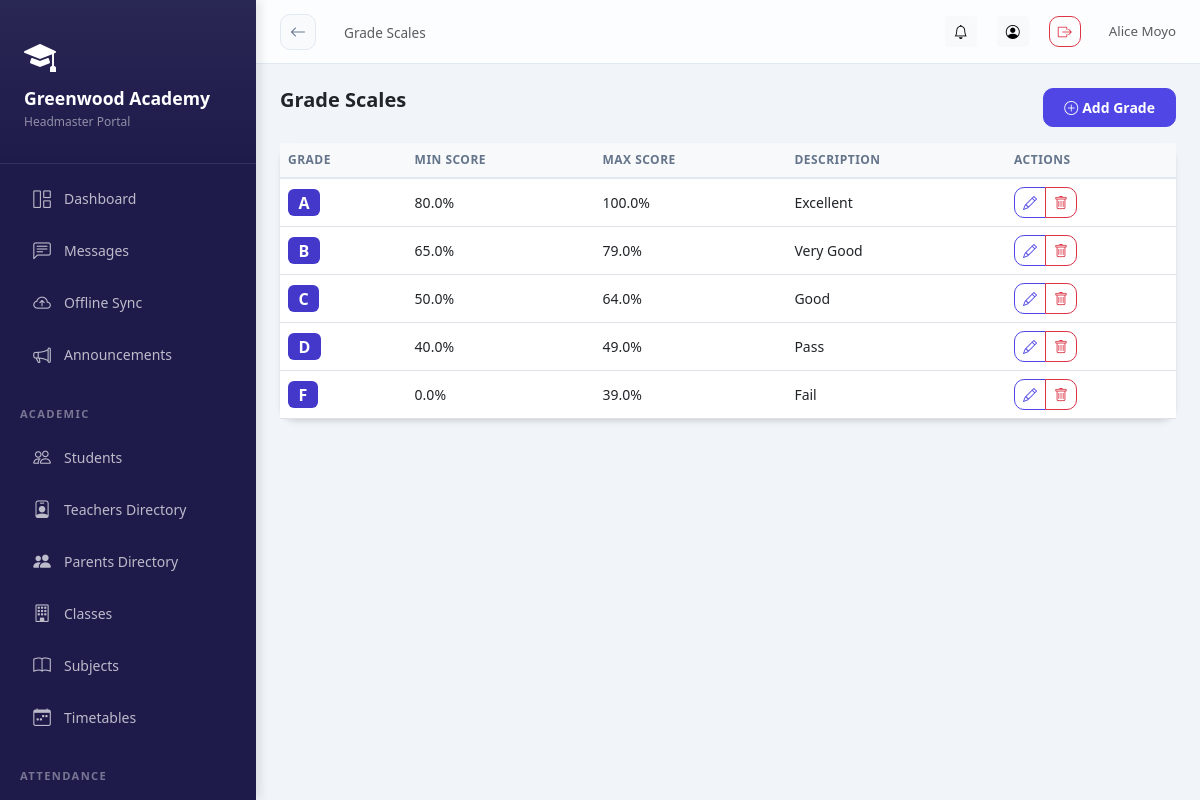
/results/grade-scales/ (signed in), run on the app's committed database.
### schools/models.py (models this page shows, shortened)
class School(models.Model):
    STATUS_CHOICES = [
        ('pending', 'Pending Approval'),
        ('active', 'Active'),
        ('suspended', 'Suspended'),
        ('rejected', 'Rejected'),
    ]
    name = models.CharField(max_length=200)
    subdomain = models.CharField(max_length=50, unique=True, db_index=True)
    email = models.EmailField()
    phone = models.CharField(max_length=20, blank=True)
    address = models.TextField(blank=True)
    logo = models.ImageField(upload_to='school_logos/', blank=True, null=True)
    theme_color = models.CharField(max_length=7, default='#4F46E5', help_text='Hex color code')
    motto = models.CharField(max_length=200, blank=True)
    status = models.CharField(max_length=20, choices=STATUS_CHOICES, default='pending')
    is_demo = models.BooleanField(default=False)
    created_at = models.DateTimeField(auto_now_add=True)
    updated_at = models.DateTimeField(auto_now=True)
    is_deleted = models.BooleanField(default=False)
    parent_registration_enabled = models.BooleanField(default=True)
    registration_token = models.CharField(max_length=100, unique=True, blank=True, null=True)
    subscription_active = models.BooleanField(default=False)
    subscription_expires = models.DateTimeField(null=True, blank=True)
    GRADING_SYSTEM_CHOICES = [
        ('system', 'System Grading (Default: 30% CA, 70% Exam)'),
        ('custom_weights', 'Custom CA/Exam Weights'),
        ('multiple_components', 'Multiple Assessment Components'),
        ('subject_specific', 'Subject-Specific Grading'),
    ]
    grading_system = models.CharField(
        max_length=30,
        choices=GRADING_SYSTEM_CHOICES,
        default='system',
        help_text='Choose the grading system for your school'
    )
    ca_weight = models.FloatField(
        default=30.0,
        help_text='Weight percentage for Continuous Assessment (CA)',
        validators=[MinValueValidator(0), MaxValueValidator(100)]
    )
    exam_weight = models.FloatField(
        default=70.0,
        help_text='Weight percentage for Exam',
        validators=[MinValueValidator(0), MaxValueValidator(100)]
    )
    class Meta:
        ordering = ['-created_at']

class SchoolUser(SyncBaseModel):
    ROLE_CHOICES = [
        ('headmaster', 'Headmaster'),
        ('admin', 'School Admin'),
        ('teacher', 'Teacher'),
        ('student', 'Student'),
        ('parent', 'Parent'),
    ]
    user = models.ForeignKey(User, on_delete=models.CASCADE, related_name='school_memberships')
    school = models.ForeignKey(School, on_delete=models.CASCADE, related_name='members', db_index=True)
    role = models.CharField(max_length=20, choices=ROLE_CHOICES, db_index=True)
    is_active = models.BooleanField(default=True, db_index=True)
    signature = models.ImageField(upload_to='signatures/', blank=True, null=True)
    class Meta:
        unique_together = ['user', 'school']

### results/models.py (models this page shows, shortened)
class GradeScale(SyncBaseModel):
    school = models.ForeignKey('schools.School', on_delete=models.CASCADE, related_name='grade_scales')
    grade = models.CharField(max_length=5)  # A, B, C, etc.
    min_score = models.FloatField()
    max_score = models.FloatField()
    description = models.CharField(max_length=50)  # Excellent, Good, etc.
    objects = TenantManager()
    all_objects = models.Manager()
    class Meta:
        ordering = ['-min_score']

### results/views.py (the view)
# urls.py: path('grade-scales/', views.GradeScaleListView.as_view(), name='grade_scale_list'),
@method_decorator(login_required, name='dispatch')
class GradeScaleListView(ListView):
    model = GradeScale
    template_name = 'results/grade_scale_list.html'
    context_object_name = 'grade_scales'
    def get_queryset(self):
        return GradeScale.objects.filter(school=self.request.school)

### core/models.py (called while the page is built)
    def get_queryset(self):
        queryset = super().get_queryset()
        school = get_current_school()
        if school:
            return queryset.filter(school=school)
        return queryset

### schools/context_processors.py (called while the page is built)
def school_context(request):
    school = getattr(request, 'school', None)
    school_role = ''
    if school and request.user.is_authenticated:
        try:
            su = SchoolUser.objects.get(user=request.user, school=school, is_active=True)
            school_role = su.role
        except SchoolUser.DoesNotExist:
            pass
    return {
        'current_school': school,
        'school_role': school_role,
    }

### results/templates/results/grade_scale_list.html (shortened to what this page needs)
{% extends 'base_dashboard.html' %}
{% block page_title %}Grade Scales{% endblock %}
{% block content %}
<div class="d-flex justify-content-between mb-3">
<h5 class="fw-bold mb-0">Grade Scales</h5>
<a href="{% url 'results:grade_scale_add' %}" class="btn btn-primary btn-sm"><i class="bi bi-plus-circle me-1"></i>Add Grade</a>
</div>
<div class="card"><div class="table-responsive"><table class="table table-hover mb-0">
<thead class="table-light"><tr><th>Grade</th><th>Min Score</th><th>Max Score</th><th>Description</th><th>Actions</th></tr></thead>
<tbody>
{% for gs in grade_scales %}
<tr>
<td><span class="badge fs-6" style="background:#4338ca;">{{ gs.grade }}</span></td>
<td>{{ gs.min_score }}%</td>
<td>{{ gs.max_score }}%</td>
<td>{{ gs.description }}</td>
<td>
  <div class="btn-group btn-group-sm">
    <a href="{% url 'results:grade_scale_edit' gs.pk %}" class="btn btn-outline-primary" title="Edit">
      <i class="bi bi-pencil"></i>
    </a>
    <a href="{% url 'results:grade_scale_delete' gs.pk %}" class="btn btn-outline-danger" onclick="return confirm('Delete {{ gs.grade }} scale?');" title="Delete">
      <i class="bi bi-trash"></i>
    </a>
  </div>
</td>
</tr>
{% empty %}<tr><td colspan="5" class="text-center py-4 text-muted">No grade scales yet. <a href="{% url 'results:grade_scale_add' %}">Add one</a></td></tr>
{% endfor %}
</tbody>
</table></div></div>
{% endblock %}

### templates/base_dashboard.html (shortened to what this page needs)
<!DOCTYPE html>
<html lang="en">
<head>
<link rel="stylesheet" href="https://cdn.jsdelivr.net/npm/bootstrap@5.3.0/dist/css/bootstrap.min.css">
<link rel="stylesheet" href="https://cdn.jsdelivr.net/npm/bootstrap-icons@1.11.0/font/bootstrap-icons.css">
<link href="https://cdn.jsdelivr.net/npm/tom-select@2.2.2/dist/css/tom-select.bootstrap5.css" rel="stylesheet">
</head>
<body>
<div class="sidebar" id="sidebar">
  <div class="sidebar-brand">
    {% if current_school.logo %}
      <img src="{{ current_school.logo.url }}" alt="{{ current_school.name }}" class="rounded">
  {% else %}
    <i class="bi bi-mortarboard-fill text-white mb-2 d-block" style="font-size: 2rem;"></i>
  {% endif %}
  <h5>{{ current_school.name|default:"AcademiaLink" }}</h5>
  <small>{{ school_role|title }} Portal</small>
  </div>
  <nav class="py-2">
    <a href="{% url 'analytics:dashboard' %}" class="nav-link {% if request.path == '/analytics/dashboard/' %}active{% endif %}">
      <i class="bi bi-grid-1x2"></i> Dashboard
    </a>
    <a href="{% url 'messaging:list' %}" class="nav-link {% if 'messages' in request.path %}active{% endif %}">
      <i class="bi bi-chat-left-text"></i> Messages
    </a>
    <a href="{% url 'offline_sync' %}" class="nav-link {% if request.resolver_match.url_name == 'offline_sync' %}active{% endif %}">
      <i class="bi bi-cloud-arrow-up"></i>
      <span>Offline Sync</span>
    </a>
    <a href="{% url 'notifications:announcements' %}" class="nav-link {% if 'announcements' in request.path %}active{% endif %}">
      <i class="bi bi-megaphone"></i> Announcements
    </a>
    {% if school_role in 'headmaster,teacher' %}
    <div class="nav-section">Academic</div>
    <a href="{% url 'academics:student_list' %}" class="nav-link {% if 'students' in request.path %}active{% endif %}">
      <i class="bi bi-people"></i> Students
    </a>
    {% if school_role in 'headmaster,teacher,admin' %}
    <a href="{% url 'academics:teacher_list' %}" class="nav-link {% if 'teachers' in request.path %}active{% endif %}">
      <i class="bi bi-person-badge"></i> Teachers Directory
    </a>
    <a href="{% url 'academics:parent_list' %}" class="nav-link {% if 'parents' in request.path %}active{% endif %}">
      <i class="bi bi-people-fill"></i> Parents Directory
    </a>
    {% endif %}
    <a href="{% url 'academics:class_section_list' %}" class="nav-link {% if 'sections' in request.path %}active{% endif %}">
      <i class="bi bi-building"></i> Classes
    </a>
    <a href="{% url 'academics:subject_list' %}" class="nav-link {% if 'subjects' in request.path %}active{% endif %}">
      <i class="bi bi-book"></i> Subjects
    </a>
    {% if school_role in 'headmaster,teacher,admin' %}
    <a href="{% url 'timetable:dashboard' %}" class="nav-link {% if 'timetable' in request.path %}active{% endif %}">
      <i class="bi bi-calendar-week"></i> Timetables
    </a>
    {% endif %}
    <div class="nav-section">Attendance</div>
    <a href="{% url 'attendance:home' %}" class="nav-link {% if 'attendance' in request.path %}active{% endif %}">
    </a>
    {% endif %}
  </nav>
</div>
<div class="main-content">
  <div class="topbar">
    <div class="topbar-left">
      <a href="javascript:history.back()" class="btn-back d-none d-md-flex" id="global-back-btn" title="Go Back">
        <i class="bi bi-arrow-left"></i>
      </a>
      <nav aria-label="breadcrumb" class="d-none d-md-block">
        <span class="text-muted" style="font-size:.85rem;">{% block page_title %}{% endblock %}</span>
      </nav>
    </div>
    <div class="topbar-right">
        <a href="{% url 'notifications:list' %}" class="btn btn-sm btn-light position-relative" title="Notifications">
        <i class="bi bi-bell"></i>
      </a>
      <a href="{% url 'accounts:profile' %}" class="btn btn-sm btn-light" title="Profile">
        <i class="bi bi-person-circle"></i>
      </a>
      <a href="{% url 'accounts:logout' %}" class="btn btn-sm btn-outline-danger" title="Logout">
        <i class="bi bi-box-arrow-right"></i>
      </a>
      <span class="text-muted d-none d-md-inline-block ms-2" style="font-size:.83rem;">
        {{ user.get_full_name|default:user.username }}
      </span>
    </div>
  </div>
  <div class="page-content">
    {% block content %}{% endblock %}
  </div>
</div>
</body>
</html>

### data on the page
School: name "Greenwood Academy"
SchoolUser: role "Headmaster"
GradeScale: grade "A", min_score "80.0", max_score "100.0", description "Excellent"
GradeScale: grade "B", min_score "65.0", max_score "79.0", description "Very Good"
GradeScale: grade "C", min_score "50.0", max_score "64.0", description "Good"
GradeScale: grade "D", min_score "40.0", max_score "49.0", description "Pass"
GradeScale: grade "F", min_score "0.0", max_score "39.0", description "Fail"

### other printed values
{{ user.get_full_name|default:user.username }} "Alice Moyo"
